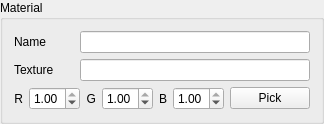
                <widget class="QGroupBox" name="VisualMaterialGroupBox">
                  <property name="enabled">
                    <bool>true</bool>
                  </property>
                  <property name="title">
                    <string>Material</string>
                  </property>
                  <layout class="QVBoxLayout">
                    <item>
                      <layout class="QHBoxLayout">
                        <item>
                          <widget class="QLabel" name="label_15">
                            <property name="minimumSize">
                              <size>
                                <width>60</width>
                                <height>0</height>
                              </size>
                            </property>
                            <property name="maximumSize">
                              <size>
                                <width>40</width>
                                <height>28</height>
                              </size>
                            </property>
                            <property name="text">
                              <string>Name</string>
                            </property>
                          </widget>
                        </item>
                        <item>
                          <widget class="QLineEdit" name="MaterialNameLineEdit" />
                        </item>
                      </layout>
                    </item>
                    <item>
                      <layout class="QHBoxLayout">
                        <item>
                          <widget class="QLabel" name="label_42">
                            <property name="minimumSize">
                              <size>
                                <width>60</width>
                                <height>0</height>
                              </size>
                            </property>
                            <property name="maximumSize">
                              <size>
                                <width>40</width>
                                <height>28</height>
                              </size>
                            </property>
                            <property name="text">
                              <string>Texture</string>
                            </property>
                          </widget>
                        </item>
                        <item>
                          <widget class="QLineEdit" name="MaterialTexturePathLineEdit" />
                        </item>
                      </layout>
                    </item>
                    <item>
                      <layout class="QHBoxLayout">
                        <item>
                          <widget class="QLabel" name="label_17">
                            <property name="maximumSize">
                              <size>
                                <width>10</width>
                                <height>16777215</height>
                              </size>
                            </property>
                            <property name="layoutDirection">
                              <enum>Qt::LeftToRight</enum>
                            </property>
                            <property name="text">
                              <string>R</string>
                            </property>
                            <property name="alignment">
                              <set>Qt::AlignRight|Qt::AlignTrailing|Qt::AlignVCenter</set>
                            </property>
                          </widget>
                        </item>
                        <item>
                          <widget class="QDoubleSpinBox" name="MaterialColorRedSpinBox">
                            <property name="maximum">
                              <double>1.000000000000000</double>
                            </property>
                            <property name="singleStep">
                              <double>0.001000000000000</double>
                            </property>
                            <property name="value">
                              <double>1.000000000000000</double>
                            </property>
                          </widget>
                        </item>
                        <item>
                          <widget class="QLabel" name="label_18">
                            <property name="maximumSize">
                              <size>
                                <width>10</width>
                                <height>16777215</height>
                              </size>
                            </property>
                            <property name="layoutDirection">
                              <enum>Qt::LeftToRight</enum>
                            </property>
                            <property name="text">
                              <string>G</string>
                            </property>
                            <property name="alignment">
                              <set>Qt::AlignRight|Qt::AlignTrailing|Qt::AlignVCenter</set>
                            </property>
                          </widget>
                        </item>
                        <item>
                          <widget class="QDoubleSpinBox" name="MaterialColorGreenSpinBox">
                            <property name="maximum">
                              <double>1.000000000000000</double>
                            </property>
                            <property name="singleStep">
                              <double>0.001000000000000</double>
                            </property>
                            <property name="value">
                              <double>1.000000000000000</double>
                            </property>
                          </widget>
                        </item>
                        <item>
                          <widget class="QLabel" name="label_19">
                            <property name="maximumSize">
                              <size>
                                <width>10</width>
                                <height>16777215</height>
                              </size>
                            </property>
                            <property name="layoutDirection">
                              <enum>Qt::LeftToRight</enum>
                            </property>
                            <property name="text">
                              <string>B</string>
                            </property>
                            <property name="alignment">
                              <set>Qt::AlignRight|Qt::AlignTrailing|Qt::AlignVCenter</set>
                            </property>
                          </widget>
                        </item>
                        <item>
                          <widget class="QDoubleSpinBox" name="MaterialColorBlueSpinBox">
                            <property name="maximum">
                              <double>1.000000000000000</double>
                            </property>
                            <property name="singleStep">
                              <double>0.001000000000000</double>
                            </property>
                            <property name="value">
                              <double>1.000000000000000</double>
                            </property>
                          </widget>
                        </item>
                        <item>
                          <widget class="QPushButton" name="MaterialColorPickButton">
                            <property name="text">
                              <string>Pick</string>
                            </property>
                          </widget>
                        </item>
                      </layout>
                    </item>
                  </layout>
                </widget>
